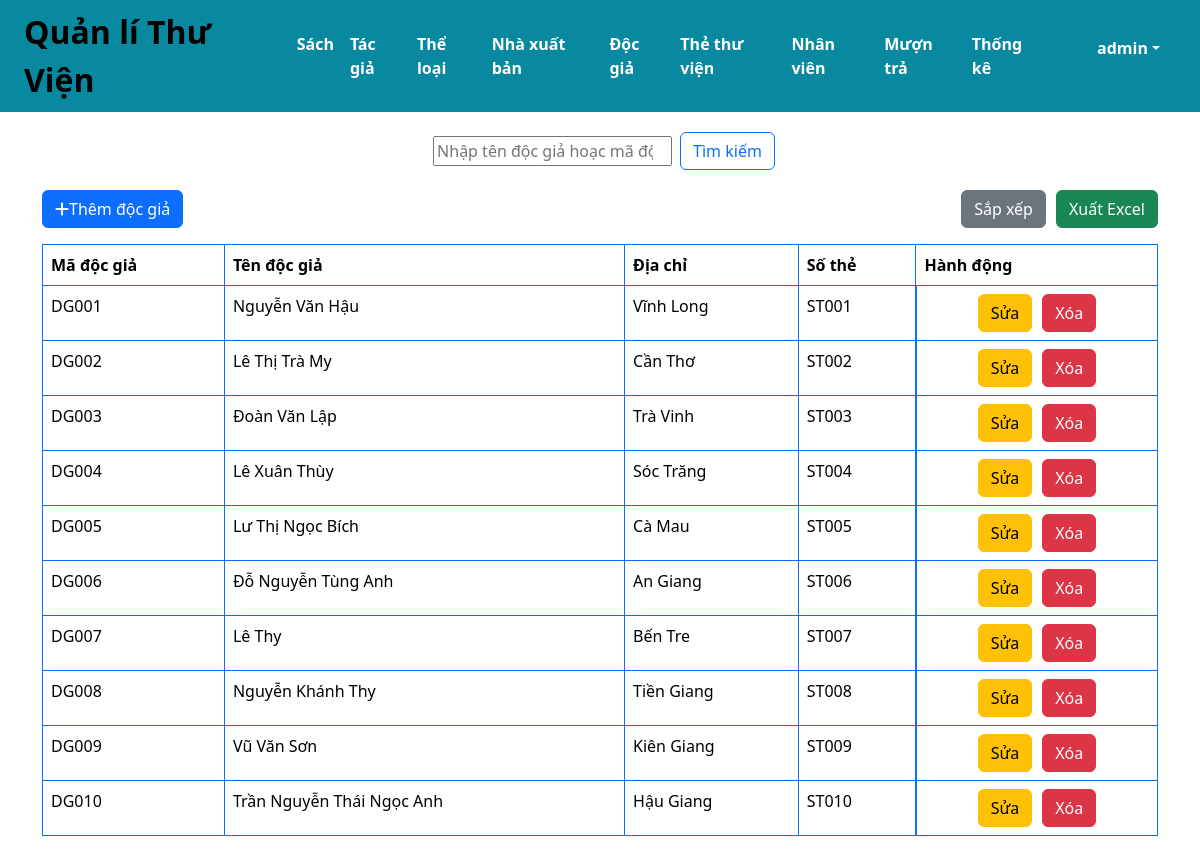
The app's page /docgia2.php (signed in) with its own data.
### tables this page shows
create table docGia (
	maDG char(10) not null,
    tenDG varchar(50) not null,
    diaChi varchar(100) not null,
    soThe char(10) not null unique,
    primary key (maDG),
    foreign key (soThe) references theThuVien(soThe)
);

### src/functions.php (called while the page is built, shortened)
<?php
function html_escape(string|null $text): string
{
    return htmlspecialchars($text ?? '', ENT_QUOTES, 'UTF-8', false);
}

### public/docgia2.php (the view, shortened to what this page needs)
<?php
require_once __DIR__ . '/../src/connect.php';
if ($_SERVER['REQUEST_METHOD'] === 'POST' && isset($_POST['sort'])) {
    $sql = "CALL sapXepDG()";
    $stmt = $pdo->prepare($sql);
    $stmt->execute();
} else if ($_SERVER['REQUEST_METHOD'] === 'GET' && isset($_GET['keyword'])) {
    $keyword = $_GET['keyword'];
    $sql = "CALL timKiemDG(?)";
    $stmt = $pdo->prepare($sql);
    $stmt->execute([$keyword]);
} else {
    $sql = "CALL hthiDG()";
    $stmt = $pdo->prepare($sql);
    $stmt->execute();
}
$rows = $stmt->fetchAll(PDO::FETCH_ASSOC);
include_once __DIR__ . '/../src/partials/header2.php'
?>
<div class="container">
    <div class="row mb-3">
        <div class="col d-flex justify-content-center ">
            <form class="d-flex align-items-center" method="GET" action="/docgia2.php" class="w-100">
                <input class="m-2" type="search" placeholder="Nhập tên độc giả hoạc mã độc giả" aria-label="search"
                    name="keyword" value="<?= isset($_GET['keyword']) ? htmlspecialchars($_GET['keyword']) : '' ?>">
                <button class="btn btn-outline-primary" type="submit">Tìm kiếm</button>
            </form>
        </div>
    </div>
    <div class="row mb-3">
        <div class="col-6">
            <a href="/them_docgia2.php" class="btn btn-primary">
                <i class="fa-solid fa-plus"></i>Thêm độc giả
            </a>
        </div>
        <div class="col-6 d-flex justify-content-end">
            <form method="post">
                <button class="btn btn-secondary" type="submit" name="sort">
                    Sắp xếp
                </button>
            </form>
            <div style="width: 10px;"></div>
            <form method="post">
                <button class="btn btn-success" type="submit" name="export">
                    Xuất Excel
                </button>
            </form>
        </div>
    </div>
    <div class="row">
        <div class="col">
            <table class="table table-bordered border-primary">
                <thead>
                    <tr>
                        <th>Mã độc giả</th>
                        <th>Tên độc giả</th>
                        <th>Địa chỉ</th>
                        <th>Số thẻ</th>
                        <th>Hành động</th>
                    </tr>
                </thead>
                <tbody>
                    <?php foreach ($rows as $row) : ?>
                    <tr>
                        <td><?= html_escape($row['maDG']) ?></td>
                        <td><?= html_escape($row['tenDG']) ?></td>
                        <td><?= html_escape($row['diaChi']) ?></td>
                        <td><?= html_escape($row['soThe']) ?></td>
                        <td class="d-flex justify-content-center">
                            <a href="<?= 'sua_docgia2.php?maDG=' . $row['maDG'] ?>" class="btn btn-xs btn-warning mr-1">
                                Sửa</a>
                            <div style="width: 10px;"></div>
                            <form class="form-inline ml-1" action="/xoa_docgia2.php" method="POST">
                                <button id="delete-sach-btn" type="button" class="btn btn-xs btn-danger  delete-btn"
                                    data-toggle="modal" name="delete-sach" data-target="#delete-confirm">
                                    Xóa
                                </button>
                            </form>
                        </td>
                    </tr>
                    <?php endforeach ?>
                </tbody>
            </table>
        </div>
    </div>
</div>
<?php
include_once __DIR__ . '/../src/partials/footer.php'
?>

### records on screen
docgia: maDG "DG001", tenDG "Nguyễn Văn Hậu", diaChi "Vĩnh Long", soThe "ST001"
docgia: maDG "DG002", tenDG "Lê Thị Trà My", diaChi "Cần Thơ", soThe "ST002"
docgia: maDG "DG003", tenDG "Đoàn Văn Lập", diaChi "Trà Vinh", soThe "ST003"
docgia: maDG "DG004", tenDG "Lê Xuân Thùy", diaChi "Sóc Trăng", soThe "ST004"
docgia: maDG "DG005", tenDG "Lư Thị Ngọc Bích", diaChi "Cà Mau", soThe "ST005"
docgia: maDG "DG006", tenDG "Đỗ Nguyễn Tùng Anh", diaChi "An Giang", soThe "ST006"
docgia: maDG "DG007", tenDG "Lê Thy", diaChi "Bến Tre", soThe "ST007"
docgia: maDG "DG008", tenDG "Nguyễn Khánh Thy", diaChi "Tiền Giang", soThe "ST008"
docgia: maDG "DG009", tenDG "Vũ Văn Sơn", diaChi "Kiên Giang", soThe "ST009"
docgia: maDG "DG010", tenDG "Trần Nguyễn Thái Ngọc Anh", diaChi "Hậu Giang", soThe "ST010"

### other values on screen
$_SESSION['username'] "admin"
